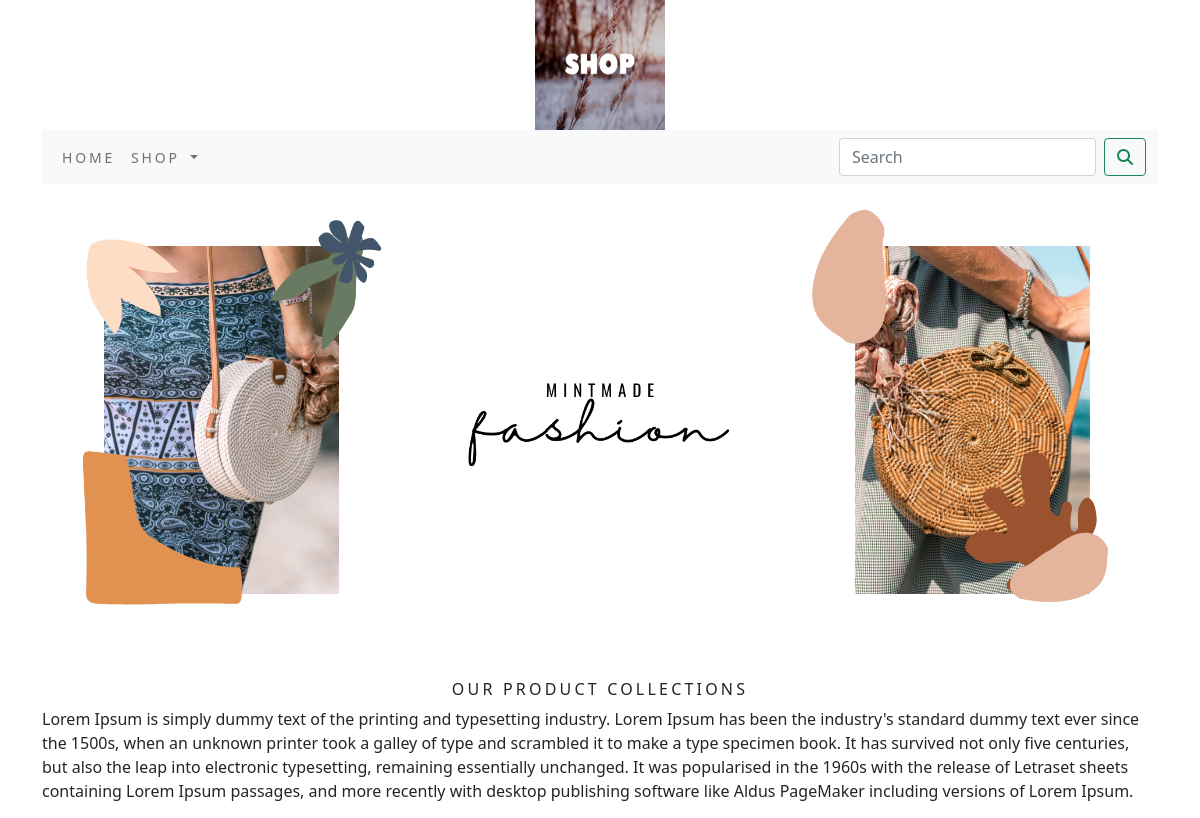
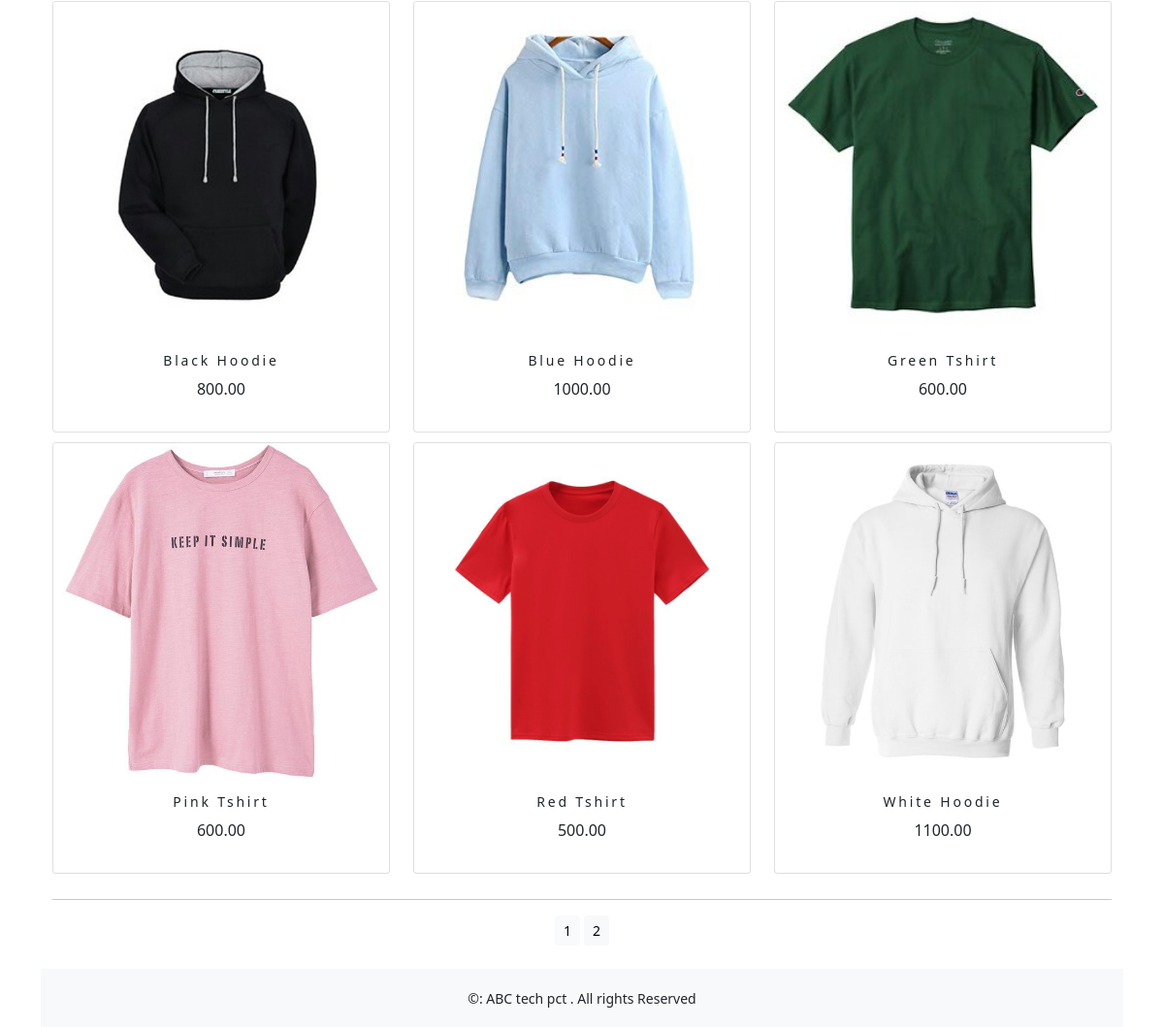
The app's page /shop/ with its own data (2 pictures, top to bottom).
### shop/models.py (models this page shows, shortened)
class Product(models.Model):
    name=models.CharField(max_length=250,unique=True)
    slug=models.SlugField(max_length=250,unique=True)
    description=models.TextField(blank=True)
    price=models.DecimalField(max_digits=10,decimal_places=2)
    category=models.ForeignKey(Category,on_delete=models.CASCADE)
    image=models.ImageField(upload_to='product',blank=True)
    stock=models.IntegerField()
    available=models.BooleanField(default=True)
    created=models.DateTimeField(auto_now_add=True)
    updated=models.DateTimeField(auto_now_add=True)
    def get_url(self):
        return reverse('shop:proCatdetail',args=[self.category.slug,self.slug])
    class Meta:
        ordering = ('name',)
        verbose_name = 'product'
        verbose_name_plural = 'products'

### shop/views.py (the view)
# urls.py: path('',views.allProdCat,name='allProdCat'),
def allProdCat(request,c_slug=None):
    c_page=None
    products_list=None
    if c_slug!=None:
        c_page=get_object_or_404(Category,slug=c_slug)
        products_list=Product.objects.all().filter(category=c_page,available=True)
    else:
        products_list=Product.objects.all().filter(available=True)
    paginator=Paginator(products_list,6)
    try:
        page=int(request.GET.get('page','1'))
    except:
        page=1
    try:
        products=paginator.page(page)
    except (EmptyPage,InvalidPage):
        products=paginator.page(paginator.num_pages)
    return render(request,"category.html",{'category':c_page,'products':products})

### cart/context_processors.py (called while the page is built)
def counter(request):
    item_count=0
    if 'admin' in request.path:
        return {}
    else:
        try:
            cart=Cart.objects.filter(cart_id=_cart_id(request))
            cart_items=CartItem.objects.all().filter(cart=cart[:1])
            for cart_item in cart_items:
                item_count += cart_item.quantity
        except Cart.DoesNotExist:
            item_count =0
    return dict(item_count=item_count)

### cart/views.py (called while the page is built)
def _cart_id(request):
    cart = request.session.session_key
    if not cart:
        cart = request.session.create()
    return cart

### shop/context_processors.py (called while the page is built)
def menu_links(request):
    links=Category.objects.all()
    return dict(links=links)

### shop/models.py (called while the page is built)
    def get_url(self):
     return reverse('shop:products_by_category',args=[self.slug])

### templates/category.html (shortened to what this page needs)
{% extends 'base.html' %}
{% load static %}
{% block content %}
<div class="mx_auto">
    {% if category %}
    <img class="my_image"  src="{{category.image.url}}" alt="{{category.name}}">
</div>
<br>
<div>
    <h1 class="text-center my_title">{{category.name}}</h1>
    <p class="text-justify">{{category.description}}</p>
</div>
{% else %}
<div>
    <img class="my_image my_image_padding" src="{% static 'img/banner.png' %}" alt="Our products" width="100%">
</div>
<br>
<div>
    <h1 class="text-center my_title"> Our Product collections</h1>
    <p class="text-justify">Lorem Ipsum is simply dummy text of the printing and typesetting industry. Lorem Ipsum has been the industry's standard dummy text ever since the 1500s, when an unknown printer took a galley of type and scrambled it to make a type specimen book. It has survived not only five centuries, but also the leap into electronic typesetting, remaining essentially unchanged. It was popularised in the 1960s with the release of Letraset sheets containing Lorem Ipsum passages, and more recently with desktop publishing software like Aldus PageMaker including versions of Lorem Ipsum.</p>
</div>
    {% endif %}
<div class="container">
    <div class="row mx_auto">
        {% for product in products.object_list %}
        <div class="my_bottom_margin col-9 col-sm-12 col-md-4 col-lg-4 ">
            <div class="card text-center" style="min-width:18rem;">
                <a href="{{product.get_url}}"><img class="card-img-top my_image" src="{{product.image.url}}" alt="{{product.name}}"></a>
  <div class="card-body">
      <h4>{{product.name}}</h4>
      <p>{{product.price}}</p>
  </div>
            </div>
        </div>
        {% endfor %}
    </div>
    <div class=""mx-auto>
        {% if products.paginator.num_pages > 1 %}
        <hr>
        <div class="text-center">
            {% for pg in products.paginator.page_range %}
                 <a href="?page={{pg}}" class="btn  btn-light btn-sm {% if products.number == pg %} active {% endif %}}">{{pg}}</a>
            {% endfor %}
        </div>
        {% endif %}
    </div>
    <br>
</div>
{% endblock %}

### templates/base.html (shortened to what this page needs)
{% load static %}
<!DOCTYPE html>
<html lang="en">
<head>
    <link rel="stylesheet" href="{% static 'css/custom.css' %}">
    <link href="{% static 'css/bootstrap.min.css' %}" rel="stylesheet">
</head>
<body>
<div class="container">
{% include 'header.html' %}
{% include 'nav.html' %}
{% block content %}
{% endblock %}
</div>
{% include 'footer.html' %}
</body>
</html>

### templates/header.html
{% load static %}
<header>
    <center>
        <a href="{%url 'shop:allProdCat' %}"> <img src="{% static 'img/logo.png' %}" alt="logoimage" width="130px;" height="130px"></a>
    </center>
</header>

### templates/nav.html (shortened to what this page needs)
<nav class="navbar navbar-expand-lg navbar-light bg-light">
  <div class="container-fluid">
    <div class="collapse navbar-collapse" id="navbarSupportedContent">
      <ul class="navbar-nav me-auto mb-2 mb-lg-0">
        <li class="nav-item">
          <a class="nav-link" href="#">Home</a>
        </li>
        <li class="nav-item dropdown {% if 'shop' in request.path %} active {% endif %}">
          <a class="nav-link dropdown-toggle" href="#" id="navbarDropdown" role="button" data-bs-toggle="dropdown" aria-expanded="false">
            Shop
          </a>
        </li>
      </ul>
      <form class="d-flex" action="{% url 'search_app:SearchResult' %}" method="get">
        <input class="form-control me-2" type="search" placeholder="Search" aria-label="Search" name="q">
        <button class="btn btn-outline-success" type="submit"><i class="fa fa-search"></i></button>
      </form>
    </div>
  </div>
</nav>

### templates/footer.html
<div class="footer navbar-fixed-bottom my_footer">
    <p class="text-center">&copy: ABC tech pct . All rights Reserved</p>
</div>

### static/css/custom.css (style rules this page uses)
body { font-family: 'Roboto', sans-serif; }
.nav-item { letter-spacing : .2em; font-size : 14px; text-transform : uppercase; }
.my_footer { background-color:#f8f9fa; height:60px; }
.my_footer p { padding-top:20px; font-size:14px; }
.my_image { width:100%; height:auto; }
.my_title { font-size:16px; text-transform:uppercase; letter-spacing:.2em; }
.my_image_padding { padding:5px; }
.my_bottom_margin { margin-bottom:10px; }
.card-body h4 { font-size:14px; text-tranform:uppercase; letter-spacing:.2em; }

### records on screen
Product: image (picture), name "Black Hoodie", price "800.00"
Product: image (picture), name "Blue Hoodie", price "1000.00"
Product: image (picture), name "Green Tshirt", price "600.00"
Product: image (picture), name "Pink Tshirt", price "600.00"
Product: image (picture), name "Red Tshirt", price "500.00"
Product: image (picture), name "White Hoodie", price "1100.00"

### other values on screen
{{ pg }} "1" "2"
